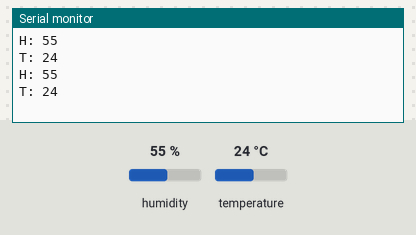
This sketch was run on a simulated Arduino Uno, built with avr-gcc and run on an emulated ATmega328P. Parts: the last lines printed to the serial monitor. Inputs (shaded band) come from the test bench; at power-on: humidity 55 %, temperature 24 °C.

Above: at 2.8 s.
2.9 s: humidity set to 22 %
At 5.3 s:
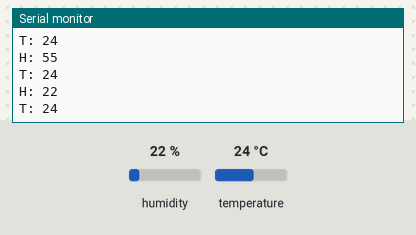
5.6 s: temperature set to 12 °C
At 6.6 s:
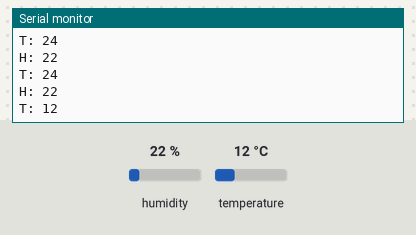
8.3 s: humidity set to 40 %
At 11.4 s:
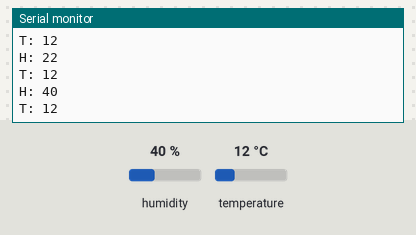
Timing chart, 0 to 12.9 s (numbered marks = the images above; inputs shaded):
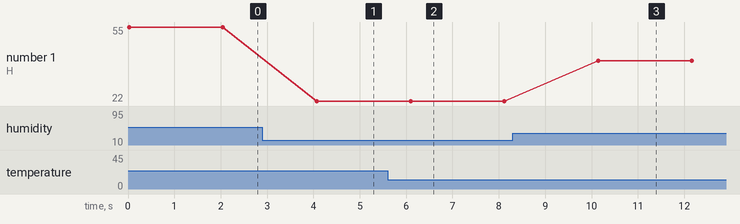

The sketch:

DHT_Ex.ino
```cpp
#include "DHT.h"

#define dht11_pin 5

DHT dht11(dht11_pin, DHT11);

void setup() {
  // put your setup code here, to run once:
  dht11.begin();
  Serial.begin(9600);
}

void loop() {
  // put your main code here, to run repeatedly:
  dht11_read();
  delay(2000);
}
void dht11_read() {
  int h = dht11.readHumidity();
  int t = dht11.readTemperature();

  Serial.print("H: ");Serial.println(h);
  Serial.print("T: ");Serial.println(t);

  Serial.println("");
}
```

Measured:
- after the input at 2.9 s, the serial monitor: prints a new line after 1.2 s (image 1)
- after the input at 5.6 s, the serial monitor: prints a new line after 0.50 s (image 2)
- after the input at 8.3 s, the serial monitor: prints a new line after 1.8 s (image 3)
- plotted number 1: 55 → 22 after the input at 2.9 s, 22 → 40 after the input at 8.3 s
